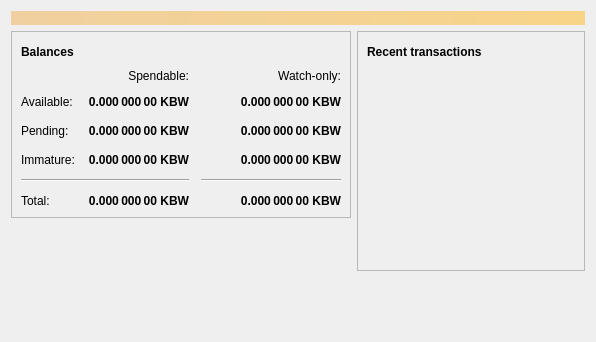
<?xml version="1.0" encoding="UTF-8"?>
<ui version="4.0">
 <class>OverviewPage</class>
 <widget class="QWidget" name="OverviewPage">
  <property name="geometry">
   <rect>
    <x>0</x>
    <y>0</y>
    <width>596</width>
    <height>342</height>
   </rect>
  </property>
  <property name="windowTitle">
   <string>Form</string>
  </property>
  <layout class="QVBoxLayout" name="topLayout">
   <item>
    <widget class="QLabel" name="labelAlerts">
     <property name="visible">
      <bool>false</bool>
     </property>
     <property name="styleSheet">
      <string notr="true">QLabel { background-color: qlineargradient(x1: 0, y1: 0, x2: 1, y2: 0, stop:0 #F0D0A0, stop:1 #F8D488); color:#000000; }</string>
     </property>
     <property name="wordWrap">
      <bool>true</bool>
     </property>
     <property name="margin">
      <number>3</number>
     </property>
     <property name="textInteractionFlags">
      <set>Qt::TextSelectableByMouse</set>
     </property>
    </widget>
   </item>
   <item>
    <layout class="QHBoxLayout" name="horizontalLayout" stretch="1,1">
     <item>
      <layout class="QVBoxLayout" name="verticalLayout_2">
       <item>
        <widget class="QFrame" name="frame">
         <property name="frameShape">
          <enum>QFrame::StyledPanel</enum>
         </property>
         <property name="frameShadow">
          <enum>QFrame::Raised</enum>
         </property>
         <layout class="QVBoxLayout" name="verticalLayout_4">
          <item>
           <layout class="QHBoxLayout" name="horizontalLayout_4">
            <item>
             <widget class="QLabel" name="label_5">
              <property name="font">
               <font>
                <weight>75</weight>
                <bold>true</bold>
               </font>
              </property>
              <property name="text">
               <string>Balances</string>
              </property>
             </widget>
            </item>
            <item>
             <widget class="QPushButton" name="labelWalletStatus">
              <property name="enabled">
               <bool>true</bool>
              </property>
              <property name="maximumSize">
               <size>
                <width>30</width>
                <height>16777215</height>
               </size>
              </property>
              <property name="toolTip">
               <string>The displayed information may be out of date. Your wallet automatically synchronizes with the KeyboardWarriorCoin network after a connection is established, but this process has not completed yet.</string>
              </property>
              <property name="text">
               <string/>
              </property>
              <property name="icon">
               <iconset resource="../bitcoin.qrc">
                <normaloff>:/icons/warning</normaloff>
                <disabledoff>:/icons/warning</disabledoff>:/icons/warning</iconset>
              </property>
              <property name="iconSize">
               <size>
                <width>24</width>
                <height>24</height>
               </size>
              </property>
              <property name="flat">
               <bool>true</bool>
              </property>
             </widget>
            </item>
            <item>
             <spacer name="horizontalSpacer_3">
              <property name="orientation">
               <enum>Qt::Horizontal</enum>
              </property>
              <property name="sizeHint" stdset="0">
               <size>
                <width>40</width>
                <height>20</height>
               </size>
              </property>
             </spacer>
            </item>
           </layout>
          </item>
          <item>
           <layout class="QGridLayout" name="gridLayout">
            <property name="spacing">
             <number>12</number>
            </property>
            <item row="2" column="2">
             <widget class="QLabel" name="labelWatchPending">
              <property name="font">
               <font>
                <weight>75</weight>
                <bold>true</bold>
               </font>
              </property>
              <property name="cursor">
               <cursorShape>IBeamCursor</cursorShape>
              </property>
              <property name="toolTip">
               <string>Unconfirmed transactions to watch-only addresses</string>
              </property>
              <property name="text">
               <string notr="true">0.000 000 00 KBW</string>
              </property>
              <property name="alignment">
               <set>Qt::AlignRight|Qt::AlignTrailing|Qt::AlignVCenter</set>
              </property>
              <property name="textInteractionFlags">
               <set>Qt::LinksAccessibleByMouse|Qt::TextSelectableByKeyboard|Qt::TextSelectableByMouse</set>
              </property>
             </widget>
            </item>
            <item row="2" column="1">
             <widget class="QLabel" name="labelUnconfirmed">
              <property name="font">
               <font>
                <weight>75</weight>
                <bold>true</bold>
               </font>
              </property>
              <property name="cursor">
               <cursorShape>IBeamCursor</cursorShape>
              </property>
              <property name="toolTip">
               <string>Total of transactions that have yet to be confirmed, and do not yet count toward the spendable balance</string>
              </property>
              <property name="text">
               <string notr="true">0.000 000 00 KBW</string>
              </property>
              <property name="alignment">
               <set>Qt::AlignRight|Qt::AlignTrailing|Qt::AlignVCenter</set>
              </property>
              <property name="textInteractionFlags">
               <set>Qt::LinksAccessibleByMouse|Qt::TextSelectableByKeyboard|Qt::TextSelectableByMouse</set>
              </property>
             </widget>
            </item>
            <item row="3" column="2">
             <widget class="QLabel" name="labelWatchImmature">
              <property name="font">
               <font>
                <weight>75</weight>
                <bold>true</bold>
               </font>
              </property>
              <property name="cursor">
               <cursorShape>IBeamCursor</cursorShape>
              </property>
              <property name="toolTip">
               <string>Mined balance in watch-only addresses that has not yet matured</string>
              </property>
              <property name="text">
               <string notr="true">0.000 000 00 KBW</string>
              </property>
              <property name="alignment">
               <set>Qt::AlignRight|Qt::AlignTrailing|Qt::AlignVCenter</set>
              </property>
              <property name="textInteractionFlags">
               <set>Qt::LinksAccessibleByMouse|Qt::TextSelectableByKeyboard|Qt::TextSelectableByMouse</set>
              </property>
             </widget>
            </item>
            <item row="4" column="0" colspan="2">
             <widget class="Line" name="line">
              <property name="orientation">
               <enum>Qt::Horizontal</enum>
              </property>
             </widget>
            </item>
            <item row="4" column="2">
             <widget class="Line" name="lineWatchBalance">
              <property name="sizePolicy">
               <sizepolicy hsizetype="Preferred" vsizetype="Fixed">
                <horstretch>0</horstretch>
                <verstretch>0</verstretch>
               </sizepolicy>
              </property>
              <property name="minimumSize">
               <size>
                <width>140</width>
                <height>0</height>
               </size>
              </property>
              <property name="orientation">
               <enum>Qt::Horizontal</enum>
              </property>
             </widget>
            </item>
            <item row="5" column="0">
             <widget class="QLabel" name="labelTotalText">
              <property name="text">
               <string>Total:</string>
              </property>
             </widget>
            </item>
            <item row="3" column="1">
             <widget class="QLabel" name="labelImmature">
              <property name="font">
               <font>
                <weight>75</weight>
                <bold>true</bold>
               </font>
              </property>
              <property name="cursor">
               <cursorShape>IBeamCursor</cursorShape>
              </property>
              <property name="toolTip">
               <string>Mined balance that has not yet matured</string>
              </property>
              <property name="text">
               <string notr="true">0.000 000 00 KBW</string>
              </property>
              <property name="alignment">
               <set>Qt::AlignRight|Qt::AlignTrailing|Qt::AlignVCenter</set>
              </property>
              <property name="textInteractionFlags">
               <set>Qt::LinksAccessibleByMouse|Qt::TextSelectableByKeyboard|Qt::TextSelectableByMouse</set>
              </property>
             </widget>
            </item>
            <item row="2" column="3">
             <spacer name="horizontalSpacer_2">
              <property name="orientation">
               <enum>Qt::Horizontal</enum>
              </property>
              <property name="sizeHint" stdset="0">
               <size>
                <width>40</width>
                <height>20</height>
               </size>
              </property>
             </spacer>
            </item>
            <item row="3" column="0">
             <widget class="QLabel" name="labelImmatureText">
              <property name="text">
               <string>Immature:</string>
              </property>
             </widget>
            </item>
            <item row="5" column="1">
             <widget class="QLabel" name="labelTotal">
              <property name="font">
               <font>
                <weight>75</weight>
                <bold>true</bold>
               </font>
              </property>
              <property name="cursor">
               <cursorShape>IBeamCursor</cursorShape>
              </property>
              <property name="toolTip">
               <string>Your current total balance</string>
              </property>
              <property name="text">
               <string notr="true">0.000 000 00 KBW</string>
              </property>
              <property name="alignment">
               <set>Qt::AlignRight|Qt::AlignTrailing|Qt::AlignVCenter</set>
              </property>
              <property name="textInteractionFlags">
               <set>Qt::LinksAccessibleByMouse|Qt::TextSelectableByKeyboard|Qt::TextSelectableByMouse</set>
              </property>
             </widget>
            </item>
            <item row="5" column="2">
             <widget class="QLabel" name="labelWatchTotal">
              <property name="font">
               <font>
                <weight>75</weight>
                <bold>true</bold>
               </font>
              </property>
              <property name="cursor">
               <cursorShape>IBeamCursor</cursorShape>
              </property>
              <property name="toolTip">
               <string>Current total balance in watch-only addresses</string>
              </property>
              <property name="text">
               <string notr="true">0.000 000 00 KBW</string>
              </property>
              <property name="alignment">
               <set>Qt::AlignRight|Qt::AlignTrailing|Qt::AlignVCenter</set>
              </property>
              <property name="textInteractionFlags">
               <set>Qt::LinksAccessibleByMouse|Qt::TextSelectableByKeyboard|Qt::TextSelectableByMouse</set>
              </property>
             </widget>
            </item>
            <item row="0" column="2">
             <widget class="QLabel" name="labelWatchonly">
              <property name="text">
               <string>Watch-only:</string>
              </property>
              <property name="alignment">
               <set>Qt::AlignRight|Qt::AlignTrailing|Qt::AlignVCenter</set>
              </property>
             </widget>
            </item>
            <item row="1" column="0">
             <widget class="QLabel" name="labelBalanceText">
              <property name="text">
               <string>Available:</string>
              </property>
             </widget>
            </item>
            <item row="1" column="1">
             <widget class="QLabel" name="labelBalance">
              <property name="font">
               <font>
                <weight>75</weight>
                <bold>true</bold>
               </font>
              </property>
              <property name="cursor">
               <cursorShape>IBeamCursor</cursorShape>
              </property>
              <property name="toolTip">
               <string>Your current spendable balance</string>
              </property>
              <property name="text">
               <string notr="true">0.000 000 00 KBW</string>
              </property>
              <property name="alignment">
               <set>Qt::AlignRight|Qt::AlignTrailing|Qt::AlignVCenter</set>
              </property>
              <property name="textInteractionFlags">
               <set>Qt::LinksAccessibleByMouse|Qt::TextSelectableByKeyboard|Qt::TextSelectableByMouse</set>
              </property>
             </widget>
            </item>
            <item row="1" column="2">
             <widget class="QLabel" name="labelWatchAvailable">
              <property name="font">
               <font>
                <weight>75</weight>
                <bold>true</bold>
               </font>
              </property>
              <property name="cursor">
               <cursorShape>IBeamCursor</cursorShape>
              </property>
              <property name="toolTip">
               <string>Your current balance in watch-only addresses</string>
              </property>
              <property name="text">
               <string notr="true">0.000 000 00 KBW</string>
              </property>
              <property name="alignment">
               <set>Qt::AlignRight|Qt::AlignTrailing|Qt::AlignVCenter</set>
              </property>
              <property name="textInteractionFlags">
               <set>Qt::LinksAccessibleByMouse|Qt::TextSelectableByKeyboard|Qt::TextSelectableByMouse</set>
              </property>
             </widget>
            </item>
            <item row="2" column="0">
             <widget class="QLabel" name="labelPendingText">
              <property name="text">
               <string>Pending:</string>
              </property>
             </widget>
            </item>
            <item row="0" column="1">
             <widget class="QLabel" name="labelSpendable">
              <property name="text">
               <string>Spendable:</string>
              </property>
              <property name="alignment">
               <set>Qt::AlignRight|Qt::AlignTrailing|Qt::AlignVCenter</set>
              </property>
             </widget>
            </item>
           </layout>
          </item>
         </layout>
        </widget>
       </item>
       <item>
        <spacer name="verticalSpacer">
         <property name="orientation">
          <enum>Qt::Vertical</enum>
         </property>
         <property name="sizeHint" stdset="0">
          <size>
           <width>20</width>
           <height>40</height>
          </size>
         </property>
        </spacer>
       </item>
      </layout>
     </item>
     <item>
      <layout class="QVBoxLayout" name="verticalLayout_3">
       <item>
        <widget class="QFrame" name="frame_2">
         <property name="frameShape">
          <enum>QFrame::StyledPanel</enum>
         </property>
         <property name="frameShadow">
          <enum>QFrame::Raised</enum>
         </property>
         <layout class="QVBoxLayout" name="verticalLayout">
          <item>
           <layout class="QHBoxLayout" name="horizontalLayout_2">
            <item>
             <widget class="QLabel" name="label_4">
              <property name="font">
               <font>
                <weight>75</weight>
                <bold>true</bold>
               </font>
              </property>
              <property name="text">
               <string>Recent transactions</string>
              </property>
             </widget>
            </item>
            <item>
             <widget class="QPushButton" name="labelTransactionsStatus">
              <property name="enabled">
               <bool>true</bool>
              </property>
              <property name="maximumSize">
               <size>
                <width>30</width>
                <height>16777215</height>
               </size>
              </property>
              <property name="toolTip">
               <string>The displayed information may be out of date. Your wallet automatically synchronizes with the KeyboardWarriorCoin network after a connection is established, but this process has not completed yet.</string>
              </property>
              <property name="text">
               <string/>
              </property>
              <property name="icon">
               <iconset resource="../bitcoin.qrc">
                <normaloff>:/icons/warning</normaloff>
                <disabledoff>:/icons/warning</disabledoff>:/icons/warning</iconset>
              </property>
              <property name="iconSize">
               <size>
                <width>24</width>
                <height>24</height>
               </size>
              </property>
              <property name="flat">
               <bool>true</bool>
              </property>
             </widget>
            </item>
            <item>
             <spacer name="horizontalSpacer">
              <property name="orientation">
               <enum>Qt::Horizontal</enum>
              </property>
              <property name="sizeHint" stdset="0">
               <size>
                <width>40</width>
                <height>20</height>
               </size>
              </property>
             </spacer>
            </item>
           </layout>
          </item>
          <item>
           <widget class="QListView" name="listTransactions">
            <property name="styleSheet">
             <string notr="true">QListView { background: transparent; }</string>
            </property>
            <property name="frameShape">
             <enum>QFrame::NoFrame</enum>
            </property>
            <property name="verticalScrollBarPolicy">
             <enum>Qt::ScrollBarAlwaysOff</enum>
            </property>
            <property name="horizontalScrollBarPolicy">
             <enum>Qt::ScrollBarAlwaysOff</enum>
            </property>
            <property name="selectionMode">
             <enum>QAbstractItemView::NoSelection</enum>
            </property>
           </widget>
          </item>
         </layout>
        </widget>
       </item>
       <item>
        <spacer name="verticalSpacer_2">
         <property name="orientation">
          <enum>Qt::Vertical</enum>
         </property>
         <property name="sizeHint" stdset="0">
          <size>
           <width>20</width>
           <height>40</height>
          </size>
         </property>
        </spacer>
       </item>
      </layout>
     </item>
    </layout>
   </item>
  </layout>
 </widget>
 <resources/>
 <connections/>
</ui>
